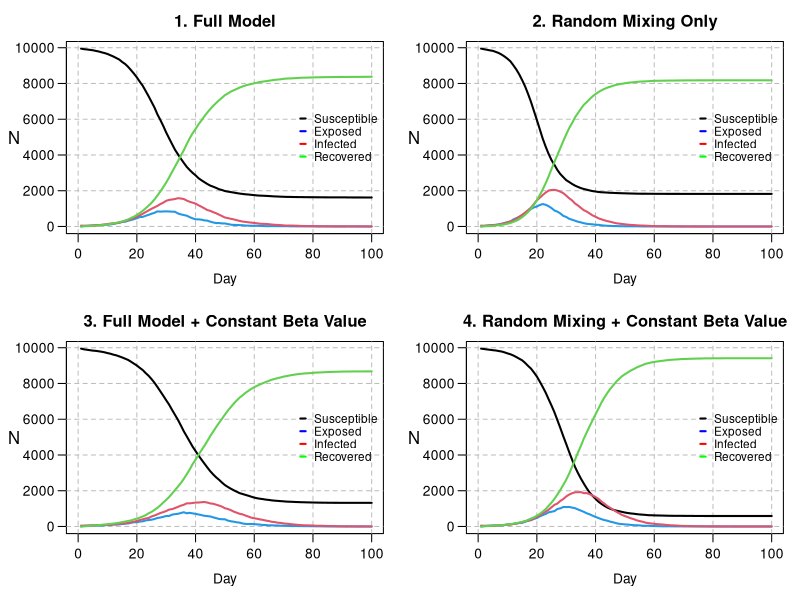

The R source for this figure:
# Zachary Gavin (s2222962): Wrote get.net, wrote household allocation, created initial nseir function, nseir optimisation, debugging and commenting
# Shaehroz Khalid (s2869421): All plotting and visualisation, q1 into one line, nseir optimisation, debugging and commenting
# Brandon Causing (s2901457): Completion and performance optimisation of the main nseir simulation function, debugging and commenting
# division of work was close to 1/3 each

# github: https://github.com/zacgavin1/Extended-statistical-programming.git

################################################################################


## GENERAL DESCRIPTION

# This script implements an agent-based SEIR (Susceptible-Exposed-Infected-Recovered)
# model to simulate the spread of an epidemic in a population of n individuals.
# The model incorporates three modes of transmission: within-household, through a
# pre-defined social network, and via random mixing.
# The script defines functions to generate the population and social network,
# run the SEIR simulation, and plot the results under different scenarios.
# The final section compares four scenarios to analyse the impact of social
# structure and homogeneity of the sociability parameter beta on the epidemic 
# dynamics.





######################################################################
######## ---------- HOUSEHOLD GENERATION FUNCTION ---------- #########
######################################################################

# We generate n hh sizes uniform on {1,2,3,4,5}, make a vector repeating
# the "household number" the size of the hh times, then cut off at length n.
# This assigns each of the n individuals to a household.

hh_generator <- function(n,h_max){
  sample(rep(1:n, sample(1:h_max, n, replace = TRUE))[1:n], n) 
}

######################################################################
############ ------- NETWORK GENERATION FUNCTION ------- #############
######################################################################

# We proceed to make a function that creates regular social network connections 
# between individuals who are not in the same household.

# * beta = length n vector of sociability parameters
# * h = household connections
# * nc = average number of network connections someone has
# get.net initially generates a vector of Bernoullis for each person i, containing
# their connections with people (i+1):n. For each person, this is immediately 
# turned into a list of indices to save computation time, then into a list
# of connection pairs for inversion and removing hh connections.

# After experimentation with vectorising get.net, no fully vectorised version 
# tried was faster than the version below.

get.net <- function(beta, h, nc=15) {
  
  n <- length(h)
  b_bar <- sum(beta)/length(beta)
  # initialising two lists to store connections
  conns_init <- vector(mode = "list", length = n) 
  conns <- vector(mode = "list", length = n)
  for (i in 1:n) {
    if (i < n) {
      b <- rbinom(n-i, 1, nc*beta[i]*beta[(i+1):n]/(b_bar^2*(n-1)) )
      # which(b==1) returns values in 1:n-i, so +i to get indices in (i+1):n
      conns_init[[i]] <- which(b == 1) + i  
    }
  }
  
  # vectorised rep, sapply returns vector. pairs is all unique net connections
  pairs <- cbind(rep(1:n, sapply(conns_init, length)), unlist(conns_init)) 
  
  if (nrow(pairs) > 0) { 
    # keep only rows of pairs where members are not in the same household
    pairs <- pairs[h[pairs[,1]] != h[pairs[,2]], , drop = FALSE] 
    
    if(nrow(pairs) > 0) {
      for (i in 1:nrow(pairs)){
        # add person 1 in pair to connections list of person 2, and vice-versa
        conns[[pairs[i,1]]] <- append(conns[[pairs[i,1]]],  pairs[i,2] )
        conns[[pairs[i,2]]] <- append(conns[[pairs[i,2]]],  pairs[i,1] )
      }
    }
  }
  
  return(conns)
}


######################################################################
############## ------- SEIR SIMULATION FUNCTION ------- ##############
######################################################################

# We now create a function that simulates the epidemic over nt time steps, 
# incorporating into the model the household and regular network contacts that 
# can be established using the previous functions, and tracking the number of 
# individuals in each SEIR compartment.

# * beta = sociability vector 
# * h = list of what household each person is in
# * alink = nested list of the net connections of each person 
# * alpha = parameters governing the prob. of exposure from each pathway 
#  -- alpha[1] concerns hh infection, alpha[2] network infections, alpha[3] gen. mixing 
# * delta =  daily prob of I->R 
# * gamma = daily prob of E->R 
# * nc = measure of how much "social interaction" happens in the population
# * nt = number of days the simulation runs over
# * pinf is prop of population initially infected

nseir <- function(beta, h, alink, 
                  alpha=c(0.1, 0.01, 0.01), 
                  delta=.2, 
                  gamma=.4, 
                  nc=15, nt=100, pinf=.005) {
  
  ### --- 1. Set-Up --- ###
  n <- length(beta)
  x <- rep(0, n) # everyone starts off susceptible 
  num_to_infect <- max(1, round(pinf*n))
  x[sample(1:n, num_to_infect)] <- 2 # pick a few people to start off infected
  
  # set up households (who's in each household)
  hh_index_list <- split(1:n, h) 
  
  # for future calculation of mixing probs
  b_bar <- sum(beta)/n
  
  # initialize counts of statuses for day 1
  t <- S <- E <- I <- R <- rep(0, nt)
  t[1] <- 1
  S[1] <- n - num_to_infect
  I[1] <- num_to_infect
  
  ### --- 2. Daily Simulation --- ###
  # each day:
  # -- find who transitions to a different status 
  # -- count how many people are in each status
  for(i in 2:nt) {
    
    # random numbers assigned to each person to compare with transition probs
    u <- runif(n) 
    
    # keep track of infected/susceptible people
    infected_indices <- which(x == 2)
    susceptible_indices <- which(x==0)
    n_infected <- length(infected_indices)
    
    ## -- 2a. Infectious to Recovered -- ##
    # transition from infected to recover with probability = delta
    x[x == 2 & u < delta] <- 3
    
    ## -- 2b. Exposed to Infectious -- ##
    # transition from exposed to infected with probability = gamma
    x[x == 1 & u < gamma] <- 2
    
    ## -- 2c. Set-Up of Susceptible to Exposed -- ##
    # find who transitions from susceptible to exposed
    # initialize lists of those exposed through infected people 
    hh_exposed <- net_exposed <- mix_exposed <- integer(0)
    
    # if nobody's infected, nobody can become exposed
    if (n_infected > 0) {
      
      ## -- 2c(i). Household Exposure -- ##
      # find who gets infected from household contacts
      # ** prob of getting infected by a household member = alpha[1]
      # -----
      # count how many people are infected in each household
      hh_infected_counts <- tabulate(h[infected_indices], nbins = max(h))
      # which households have someone infected in them
      infected_hh <- which(hh_infected_counts > 0)
      # prob of infection by at least one infected household member
      if (length(infected_hh) > 0) {
        hh_probs <- 1 - (1-alpha[1])^hh_infected_counts[infected_hh]
        # who transitions to infected in the household
        hh_exposed <- unlist(
          Map(function(hh, prob) { # this applies function to each pair
            hh_members <- hh_index_list[[as.character(hh)]]
            sus <- hh_members[x[hh_members] == 0] 
            sus[u[sus] < prob]
          }, hh = infected_hh, prob = hh_probs), use.names = FALSE
        )
      }
      
      ## -- 2c(ii). Regular Network Exposure -- ##
      # find who gets infected from regular network contacts
      # ** prob of getting infected by regular network contact = alpha[2]
      # -----
      # who is in a regular network with someone infected
      neighbors_of_infected <- unlist(alink[infected_indices], use.names = FALSE)
      if(length(neighbors_of_infected) > 0) {
        # count how many people are infected in each regular network 
        net_infected_counts <- tabulate(neighbors_of_infected, nbins = n)
        # which networks have someone infected in them
        sus_exposed_to_net <- which(net_infected_counts > 0 & x == 0)
        # prob of infection by at least one infected regular network contact
        if (length(sus_exposed_to_net) > 0) {
          net_probs <- 1 - (1-alpha[2])^net_infected_counts[sus_exposed_to_net]
          # who transitions to infected in network
          net_exposed <- sus_exposed_to_net[u[sus_exposed_to_net] < net_probs]
        }
      }
      
      ## -- 2c(iii). Random Mixing Exposure -- ##
      # find who gets infected from random mixing
      # ** prob of infection by random mixing = a[3]*b[i]*b[j]/(b_bar^2*(n-1))
      # ** b[i], b[j] are "sociability" parameters for people i, j
      # -----

      # generate new unifs so no undue corr. between rand. mix. infns & other infn. pathways
      u <- runif(length(susceptible_indices)) 
      # 
      
      # matrix of mixing probs: shape is (#infected) x (#susceptible)
      # -- columns = probs for particular sus. person to be infected by the infected people
      trans_probs <- nc*alpha[3]*outer(beta[infected_indices],beta[susceptible_indices])/(b_bar^2 * (n-1))
      
      # multiply down columns
      # -- gives infection prob for each susceptible person (by at least one infected)
      inf_probs <- 1 - apply(1-trans_probs, MARGIN=2, FUN=prod) 
      
      # who transitions to infected via random mixing
      mix_exposed <- susceptible_indices[u < inf_probs]

      
    }
    
    ## -- 2d. Susceptible to Exposed -- ##
    # gather everyone who transitions from susceptible to exposed
    if (length(hh_exposed) > 0 || length(net_exposed) > 0 || length(mix_exposed) > 0) {
      newly_exposed <- unique(c(hh_exposed, net_exposed, mix_exposed))
      x[newly_exposed] <- 1
    }
    
    ## -- 2e. Daily Counts -- ##
    # keep track of daily counts of statuses
    S[i] <- sum(x == 0)
    E[i] <- sum(x == 1)
    I[i] <- sum(x == 2)
    R[i] <- sum(x == 3)
    t[i] <- i
  }
  
  ### --- 3. Output --- ###
  # each component of list is an SEIR status with corresponding daily counts
  return(list(t = t, S = S, E = E, I = I, R = R))
}


######################################################################
############## ------- PLOTTING HELPER FUNCTION ------- ##############
######################################################################

# We next create a function to cleanly plot SEIR simulations. The function allows
# for users to easily change parameters of the SEIR model to visualize changes
# in behavior by taking the same inputs as the nseir() function.

epi_plot <- function(beta, h, alink, 
                     alpha = c(0.1, 0.01, 0.01),
                     delta = 0.2,
                     gamma = 0.4,
                     nc = 15, nt = 100, pinf = 0.005,
                     title = "SEIR Dynamics") {
  
  # simulate the model with the chosen parameters from the epi_plot arguments
  epi <- nseir(beta, h, alink, alpha, delta, gamma, nc, nt, pinf)
  
  # set up the plot limits, title, and axis label orientations
  plot(x = NA, y = NA, xlim = c(0, max(epi$t)), ylim = c(0, max(epi$S)), 
       xlab = "", ylab = "", main = title, las = 1)
  
  # set up dashed grid lines
  grid(nx = NULL, ny = NULL, lty = 2, col = "gray", lwd = 1)
  
  # set axis titles, spacing, and title orientation
  title(xlab = "Day", mgp = c(2.2, 0.7, 0)) # x axis
  mtext("N", side = 2, line = 2.8, las = 1) # y axis
  
  # plot the simulation with each day connected via a line
  lines(x = epi$t, y = epi$S, lty = 1, lwd = 2)
  lines(epi$E, col = 4, lty = 1, lwd = 2) 
  lines(epi$I, col = 2, lty = 1, lwd = 2)
  lines(epi$R, col = 3, lty = 1, lwd = 2)
  
  # create the legend and set aesthetics
    legend(x = "right", 
         legend = c("Susceptible", "Exposed",
                    "Infected", "Recovered"),
         col = c("black", "blue", "red", "green"),
         lty = 1, lwd = 2,
         # --- Key Adjustments for Spacing ---
         y.intersp = 0.9,    # Increase vertical spacing between lines
         seg.len = .5,      # Make the line segments longer and more visible
         x.intersp = 0.8,    # Adjust horizontal space between line and text
         cex = 0.85,       # Reduce the overall font and symbol size
         bty = "n")         # No box
}


######################################################################
############# ------- MODEL SCENARIO COMPARISON ------- ##############
######################################################################

# Define the global parameters for the model, setting the maximum size
# of a household and assigning each of the 'n' individuals a "sociability" 
# parameter.

n <- 10000
h_max <- 5
beta <- runif(n, 0, 1)
h <- hh_generator(n,h_max)

# Finally, we plot four different scenarios for the model: (1) the full model with
# default parameters, (2) random mixing as the only method of infection
# (i.e. removing spread via household and network contacts), (3) the full model 
# but setting a constant sociability parameter across the population (set as the 
# mean of the betas), and (4) a mix of the previous two scenarios that considers
# both random mixing only and constant sociability.

# 2x2 grid, mar allows good spacing, mgp moves axis
par(mfrow = c(2, 2), mar = c(4, 4, 2.5, 1), mgp = c(2.2, 0.7, 0)) 

# regular network contacts with random betas (scenarios 1, 2)
alink <- get.net(beta, h)

# regular network contacts with constant beta (scenarios 3, 4)
beta_const <- rep(mean(beta), n)
alink_const_beta <- get.net(beta_const, h)

# ------------------

### --- SCENARIO 1: full model with default parameters --- ###
epi_plot(beta, h, alink, title = "1. Full Model")


### --- SCENARIO 2: random mixing only --- ###
epi_plot(beta, h, alink, alpha = c(0, 0, 0.04),
         title = "2. Random Mixing Only")

### --- SCENARIO 3: full model with constant beta value --- ###
epi_plot(beta_const, h, alink_const_beta, 
         title = "3. Full Model + Constant Beta Value")

### --- SCENARIO 4: random mixing with constant beta --- ###
epi_plot(beta_const, h, alink_const_beta, alpha = c(0, 0, 0.04),
         title = "4. Random Mixing + Constant Beta Value")

# ------------------
# reset plot settings
par(mfrow = c(1, 1))


######################################################################
################ ------- DISCUSSION OF PLOTS -------- ################
######################################################################

# When we remove household and network effects, while holding constant the
# avarage initial no. of daily contacts, we see the epidemic proceeding 
# noticeably faster. This occurs both in the case of non-constant and constant
# beta. In the full model, although the total number of contacts in a day
# may be the same as the mixing only model, these contacts will be
# concentrated locally. This introduces the possibility, for instance,
# for household groups (sim. networks) to all get infected, at which point  
# there can be no disease spread those infected in the household via this 
# pathway. These types of effects where infected people concentrate locally 
# will slow the spread when compared to the random mixing model.
